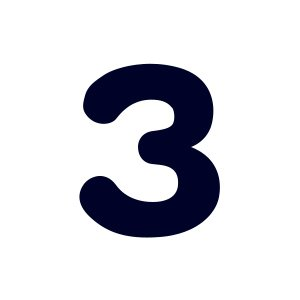
#> input picture sample.jpg, 300 x 300 px
$ python pic_bw2.py
#> lines starting #> are read from the running program, lines starting #| are printed output that depends on the picture
from PIL import Image
import matplotlib.pyplot as plt
import numpy as np
import cv2
import random

#画像読み込み
file_name = input("File name: ")
#> the answer given: sample.jpg
gray = cv2.imread(file_name,0)
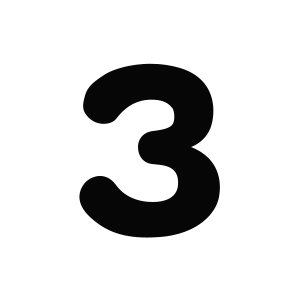
#> gray: shape (300, 300); min 0, max 255, mean 215.7
height, width = gray.shape #解像度 縦,横
#> height = 300; width = 300
err = np.empty((height,width)) #誤差拡散法の画像

#> (the run stopped early here; a loop or call above may not have finished)
